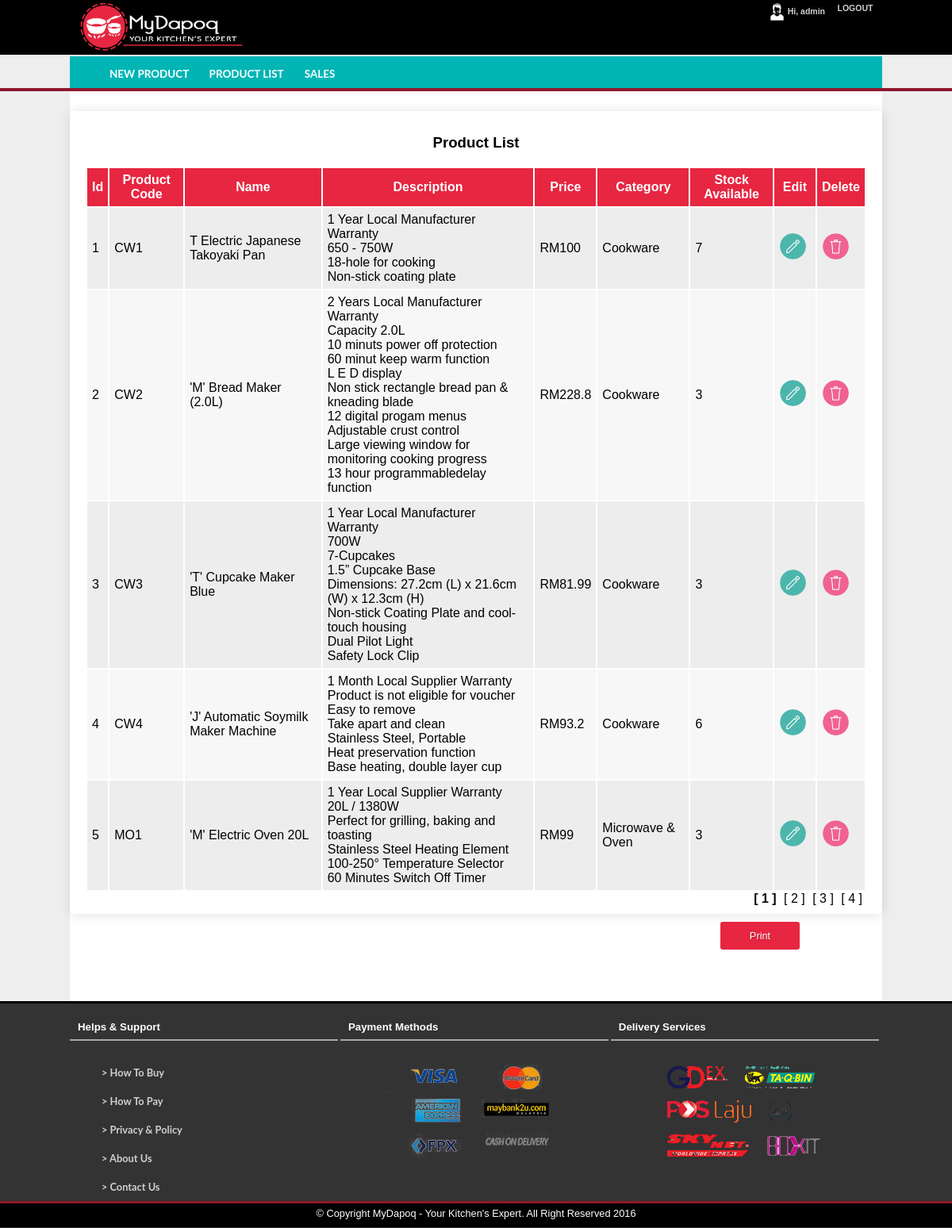
The app's page /product_list.php (signed in) with its own data.
### tables this page shows
CREATE TABLE IF NOT EXISTS `products` (
  `id` int(11) NOT NULL,
  `product_code` varchar(10) NOT NULL,
  `product_name` varchar(100) NOT NULL,
  `product_description` text NOT NULL,
  `product_price` double NOT NULL,
  `product_photo` varchar(100) NOT NULL,
  `category` varchar(50) NOT NULL,
  `quantity` int(11) NOT NULL
);

CREATE TABLE IF NOT EXISTS `category` (
  `id_category` int(11) NOT NULL,
  `category_name` varchar(50) NOT NULL,
  `category_photo` varchar(100) NOT NULL
);

### config.php (called while the page is built, shortened)
<?php
$currency = 'RM';
?>

### product_list.php (the view, shortened to what this page needs)
<?php
	include('config.php');
	$results_per_page = 5;
	if(isset($_GET["page"])) {$page  = $_GET["page"]; } else { $page=1; };
	$start_from = ($page-1) * $results_per_page;
	$sql = "SELECT * FROM products INNER JOIN category ON products.category = category.id_category ORDER BY id LIMIT $start_from, ".$results_per_page;
	$result = $conn->query($sql);
?>
<!DOCTYPE html>
<html>
<head>
	<link href="css/style.css" rel="stylesheet" type="text/css">
</head>
<body>
<header>
<div class="nav-top">
	<?php include('nav-top.php'); ?>
</div>
</header>
<nav>
	<?php include('nav-menu.php'); ?>
</nav>
<div class="container">
<div class="cart-view-table-back">
	<h3 align="center">Product List</h3>
	<table width="100%" cellpadding="6">
	<thead>
		<th>Id</th><th>Product Code</th><th>Name</th><th>Description</th><th>Price</th><th>Category</th><th>Stock Available</th><th>Edit</th><th>Delete</th>
	</thead>
	<tbody>
		<?php
			while($row = $result->fetch_assoc()) {
		?>
	    <tr>
	       <td><?= $row['id']; ?></td>
	       <td><?= $row['product_code']; ?></td>
	       <td><?= $row['product_name']; ?></td>
	       <td class="product_list_desc"><?= $row['product_description']; ?></td>
	       <td><?= $currency.$row['product_price']; ?></td>
	       <td><?= $row['category_name']; ?></td>
	       <td><?= $row['quantity']; ?></td>
	       <td><a href="update-product.php?id=<?php echo $row['id'];?>"><img src="images/icon-edit.png" style="width: 35px"></td>
	       <td><a href="product_delete.php?id=<?php echo $row['id'];?>" onclick="return confirm('Padam id <?php echo $row['id']; ?>?')" ><img src="images/icon-del.png" style="width: 35px;"></a></td>
	    </tr>
		<?php
		    }
		?>
	</tbody>
</table>
<div class="product-list-page">
	<?php
		$sql = "SELECT COUNT(ID) AS total FROM products ";
		$result = $conn->query($sql);
		$row = $result->fetch_assoc();
		$total_pages = ceil($row["total"] / $results_per_page);
		for ($i=1; $i<=$total_pages; $i++) {
			echo "<a href='product_list.php?page=".$i."'";
		        if ($i==$page)  echo " class='curPage'";
		            echo ">[ " .$i." ]</a> ";
		};
	?>
</div>
</div>
<div class="print">
	<button onclick="window.print();">Print</button>
</div>
</div>
<footer>
	<?php include('footer.php'); ?>
</footer>
</body>
</html>

### css/style.css (style rules this page uses)
body { margin: 0; padding: 0; font-family: Helvetica; background-color: #eee; }
header { background-color: #eee; border-bottom: 4px solid #8d192a; height: 111px; }
.container { background-color: #fff; max-width: 1024px; min-height: 768px; margin: auto; padding-top: 15px; padding-bottom: 45px; }
.nav-top { background-color: #000; font-family: 'Oswald', sans-serif; font-size: 14px; height: 69px; margin: auto; text-decoration: none; list-style-type: none; z-index: 1000; }
nav { background-color: #01B5B5; width: 1024px; height: 40px; margin-top: -63px; margin-right: auto; margin-left: auto; font-size: 1.2em; border-bottom: 4px solid #8d192a; }
button, .button { background: #e72641; min-width: 100px; border: none; padding: 10px; display: inline-block; text-align: center; cursor: pointer; text-decoration: none; color: #fff; min-height: 15px; text-shadow: 1px 1px 1px rgba(0, 0, 0, 0.25); border-radius: 3px; font-size: 0.8em; }
.cart-item-table, .cart-view-table-back { max-width: 100%; background-color: #fff; margin-top: 10px; margin-left: auto; margin-right: auto; padding: 2px; box-shadow: 1px 1px 15px rgba(0, 0, 0, 0.12); }
.cart-view-table-back { padding: 10px 20px 10px 20px; border-radius: 5px; }
.cart-view-table-back thead { background: #e72641; color: #fff; }
.cart-view-table-back table tbody tr:nth-child(even) { background: #f7f7f7; }
.cart-view-table-back table tbody tr:nth-child(odd) { height: 7px; background: #ededed; }
.cart-view-table-back table tbody td { height: 50%; }
.cart-view-table-back table tbody td.product_list_desc { height: 40px; overflow: auto; }
.cart-view-table-back a { text-decoration: none; color: #000; font-size: 1em; padding-right: 5px; }
.product-list-page { text-align: right; }
.curPage { font-weight: bold; font-size: 1em; }
.print { margin-top: 10px; margin-left: 820px; margin-bottom: 20px; }
footer { height: 283px; background-color: #333; border-top: 3px solid #000; }

### records on screen
products: id "1", product_code "CW1", product_name "T Electric Japanese Takoyaki Pan", product_description "1 Year Local Manufacturer Warranty 650 - 750W 18-hole for cooking Non-stick coating plate", product_price "100", category.category_name "Cookware", quantity "7"
products: id "2", product_code "CW2", product_name "'M' Bread Maker (2.0L)", product_description "2 Years Local Manufacturer Warranty Capacity 2.0L 10 minuts power off protection 60 minut keep warm function L E D display Non stick rectangle bread pan & kneading blade 12 digital progam menus Adjustable crust control Large viewing window for monitoring cooking progress 13 hour programmabledelay function", product_price "228.8", category.category_name "Cookware", quantity "3"
products: id "3", product_code "CW3", product_name "'T' Cupcake Maker Blue", product_description "1 Year Local Manufacturer Warranty 700W 7-Cupcakes 1.5” Cupcake Base Dimensions: 27.2cm (L) x 21.6cm (W) x 12.3cm (H) Non-stick Coating Plate and cool-touch housing Dual Pilot Light Safety Lock Clip", product_price "81.99", category.category_name "Cookware", quantity "3"
products: id "4", product_code "CW4", product_name "'J' Automatic Soymilk Maker Machine", product_description "1 Month Local Supplier Warranty Product is not eligible for voucher Easy to remove Take apart and clean Stainless Steel, Portable Heat preservation function Base heating, double layer cup", product_price "93.2", category.category_name "Cookware", quantity "6"
products: id "5", product_code "MO1", product_name "'M' Electric Oven 20L", product_description "1 Year Local Supplier Warranty 20L / 1380W Perfect for grilling, baking and toasting Stainless Steel Heating Element 100-250° Temperature Selector 60 Minutes Switch Off Timer", product_price "99", category.category_name "Microwave & Oven", quantity "3"

### other values on screen
$_SESSION['username'] "admin"
